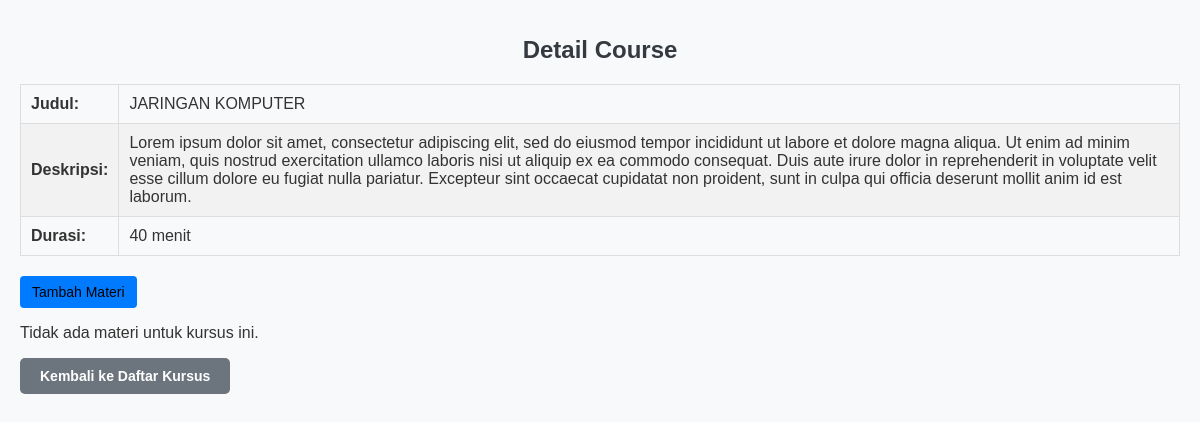
The page /course_details.php?id=7 on the database its author committed.
### tables this page shows
CREATE TABLE `courses` (
  `id` int(11) NOT NULL,
  `title` varchar(255) NOT NULL,
  `description` text DEFAULT NULL,
  `duration` varchar(100) DEFAULT NULL
);

### course_details.php (the view, shortened to what this page needs)
<?php
include 'db/connection.php';
if (isset($_GET['id'])) {
    $course_id = $_GET['id'];
    $course_sql = "SELECT * FROM courses WHERE id = '$course_id'";
    $course_result = $conn->query($course_sql);
    if ($course_result && $course_result->num_rows > 0) {
        $course = $course_result->fetch_assoc();
    } else {
        echo "Kursus tidak ditemukan atau query gagal.";
        exit;
    }
    $materials_sql = "SELECT * FROM materials WHERE course_id = '$course_id'";
    $materials_result = $conn->query($materials_sql);
} else {
    echo "ID kursus tidak ditemukan.";
    exit;
}
?>
<!DOCTYPE html>
<html lang="en">
<head>
    <link rel="stylesheet" href="css/style.css">
</head>
<body>
    <div class="course-details">
        <h1>Detail Course</h1>
        <div class="course-info">
            <table>
                <tr>
                    <td><strong>Judul:</strong></td>
                    <td><?= isset($course['title']) ? htmlspecialchars($course['title']) : 'N/A' ?></td>
                </tr>
                <tr>
                    <td><strong>Deskripsi:</strong></td>
                    <td><?= isset($course['description']) ? htmlspecialchars($course['description']) : 'N/A' ?></td>
                </tr>
                <tr>
                    <td><strong>Durasi:</strong></td>
                    <td><?= isset($course['duration']) ? htmlspecialchars($course['duration']) : 'N/A' ?> menit</td>
                </tr>
            </table>
        </div>
        <a href="add_material.php?course_id=<?= $course['id'] ?>" class="btn btn-blue">Tambah Materi</a>
        <?php if ($materials_result && $materials_result->num_rows > 0): ?>
            <table class="material-table">
                <thead>
                    <tr>
                        <th>Judul</th>
                        <th>Deskripsi</th>
                        <th>Link Materi</th>
                        <th>Aksi</th>
                    </tr>
                </thead>
                <tbody>
                    <?php while ($material = $materials_result->fetch_assoc()): ?>
                        <tr>
                            <td><?= htmlspecialchars($material['title']) ?></td>
                            <td><?= htmlspecialchars($material['description']) ?></td>
                            <td><a href="<?= htmlspecialchars($material['embed_link']) ?>" class="btn btn-blue" target="_blank">Lihat Materi</a></td>
                            <td>
                                <a href="edit_material.php?id=<?= $material['id'] ?>" class="btn btn-edit">Edit</a> |
                                <a href="delete_material.php?id=<?= $material['id'] ?>&course_id=<?= $course['id'] ?>" class="btn btn-delete" onclick="return confirmDelete('<?= addslashes($material['title']) ?>')">Hapus</a>
                            </td>
                        </tr>
                    <?php endwhile; ?>
                </tbody>
            </table>
        <?php else: ?>
            <p>Tidak ada materi untuk kursus ini.</p>
        <?php endif; ?>
        <a href="index.php" class="btn back-button">Kembali ke Daftar Kursus</a>
    </div>
</body>
</html>

### css/style.css (style rules this page uses)
.btn { padding: 8px 12px; color: #000; text-decoration: none; border-radius: 4px; display: inline-block; font-size: 14px; text-align: center; }
.btn-blue { background-color: #007bff; color: #000; }
body { font-family: Arial, sans-serif; background-color: #f4f4f4; color: #333; margin: 0; padding: 20px; }
h1 { text-align: center; color: #0056b3; margin-bottom: 20px; }
table { width: 100%; border-collapse: collapse; margin-bottom: 20px; }
table, th, td { border: 1px solid #ddd; }
th, td { padding: 10px; text-align: left; }
tr:nth-child(even) { background-color: #f2f2f2; }
a { color: #0056b3; text-decoration: none; }
h1, h2, h3 { text-align: center; color: #0056b3; }
h1 { text-align: center; margin-bottom: 20px; color: #0056b3; }
body { font-family: Arial, sans-serif; margin: 20px; }
h1 { text-align: center; color: #333; }
body { font-family: Arial, sans-serif; background-color: #f8f9fa; margin: 0; padding: 20px; }
h1 { font-size: 24px; margin-bottom: 20px; color: #343a40; }
.back-button { display: inline-block; padding: 10px 20px; margin-bottom: 20px; background-color: #6c757d; color: white; text-decoration: none; border-radius: 5px; font-weight: bold; }

### rows shown on the page
courses: title "JARINGAN KOMPUTER", description "Lorem ipsum dolor sit amet, consectetur adipiscing elit, sed do eiusmod tempor incididunt ut labore et dolore magna aliqua. Ut enim ad minim veniam, quis nostrud exercitation ullamco laboris nisi ut aliquip ex ea commodo consequat. Duis aute irure dolor in reprehenderit in voluptate velit esse cillum dolore eu fugiat nulla pariatur. Excepteur sint occaecat cupidatat non proident, sunt in culpa qui officia deserunt mollit anim id est laborum.", duration "40"
